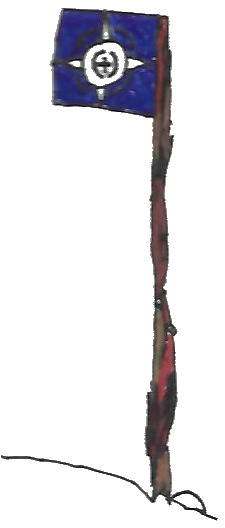
#> input picture tools/pencil-vector/subjects/flag_iso.png, 225 x 528 px, found by its file name; its folder holds 3 pictures in this run
$ python fit_strategies.py
#> lines starting #> are read from the running program, lines starting #| are printed output that depends on the picture; after the words box and inside, x2 and y2 are one past the last pixel; in counts of white or black regions, pixels touching at a corner belong together
### tools/pencil-vector/ink.py
"""Ingest and ink determination (plan §5).

The one destructive stage: it decides which pixels are ink and computes the
scale everything else is measured in. A component may be dropped here only on
imaging grounds (paper grain, speckle), never semantic ones.

Outputs: the binary ink mask, its Euclidean distance transform, and `w`, the
modal pen width. `w` is the single most important derived constant downstream.
"""
from __future__ import annotations

import itertools
from dataclasses import dataclass, field

import numpy as np
from PIL import Image
from scipy import ndimage
from scipy.cluster.vq import kmeans2
from skimage.color import hsv2rgb, rgb2hsv, rgb2lab
from skimage.filters import threshold_otsu, threshold_sauvola
from skimage.morphology import skeletonize

# Nothing here is a raw-pixel constant: every spatial threshold is a multiple of the pen
# width `w` (plan §5), so a scan vectorizes the same whatever DPI it was captured at. The
# one exception is TARGET_W itself -- the pixel scale we normalize *to*, so w is constant.
GRAIN_W2 = 0.5          # speckle floor: drop ink components smaller than this * w^2 (paper grain
                        # is ~a fraction of a pen width across, not a fixed pixel count)
SAUVOLA_W = 2.9         # Sauvola local-threshold window, in pen widths (a few w spans the local
                        # contrast the child's uneven pencil needs); realized as an odd px window
DARK_ABS = 0.4          # any pixel this dark is ink regardless of local contrast: Sauvola
                        # otherwise carves false holes out of a large uniform-dark fill
MIN_HOLE_W2 = 0.79      # keep an interior hole only if at least ~a pen width across (0.79
                        # w^2 = area of a disc of diameter w); the pen can't carve a smaller
                        # one, so it is imaging noise. Filled at ingest (so a fill isn't left
                        # notched around it) and re-checked when holes are traced.

# Dynamic resolution (§5): a scan is drawn at whatever DPI it was captured at, so the native pen
# width varies. We supersample (LANCZOS) toward a consistent effective pen width -- thin walls and
# small holes that pinch shut at the native pixel scale then resolve into their true shape. The
# factor is picked from the measured native width; every downstream tolerance is a multiple of the
# resulting `w`, so the constants themselves carry no pixel scale (they track the pen at any DPI).
TARGET_W = 13.0         # effective working pen width to supersample toward
SCALE_MAX = 3           # never blow the image up by more than this. 3x already carries the native pen
                        # past TARGET_W (upscaling + re-thresholding fattens strokes ~2x), so a 4th step
                        # only quadruples the per-op cost of a whole colour drawing for no visible gain
                        # (a thin scan measured 18.4px at 4x vs 14.5px at 3x -- same vectorization, 2x slower)

# Colour determination (§5): a scan is drawn with a few discrete pencil/pen
# colours, no gradients, and each pixel is exactly one colour (marks abut, never overlap).
# So we QUANTIZE the ink into a small canonical palette -- an achromatic "pencil-black" for
# everything under CHROMA_ABS, and chromatic clusters merged into perceptual colours (§MERGE_AB).
# Each colour is a separate entity downstream, rendered in an idealized
# (clean, saturated) version of its hue, so a red mark abutting a black line stays a distinct
# red region instead of binarizing into one thick black blob that swallows the line.
CHROMA_ABS = 0.08       # absolute RGB spread (max-min, 0..1) below this is pencil-black, not a colour. Unlike
                        # Lab chroma it doesn't collapse as a colour darkens, and unlike HSV saturation it
                        # isn't amplified into noise for near-black pixels -- so a DARK reddish stroke stays
                        # chromatic (mapped to its own colour area) while grey pencil stays black.
# k-means over-segments a shaded colour into several clusters; merge them back by PERCEPTUAL distance
# (Lab a/b) rather than hue (which is unstable for desaturated colours near the red axis -- two browns
# read as different hues). But a plain distance can't tell a shading split (one object, clusters
# INTERWOVEN -> merge) from two genuinely-different adjacent colours (a reddish patch sitting in a brown
# pole -> keep): the reddish/brown pair is as close as the shading split. Spatial interpenetration
# breaks the tie -- interwoven clusters have most of their pixels near each other; a distinct patch
# touches its host only along a seam. So the allowed merge distance widens with mutual contact.
MERGE_AB = 11.0         # base Lab a/b distance under which two clusters are the same colour outright
MERGE_GAIN = 30.0       # ...extended by this * their mutual spatial-contact fraction (0..1)
MERGE_R = 0.3           # contact = fraction of a cluster within this * pen-width of the other
COLOR_MIN_FRAC = 0.03   # drop a chromatic cluster smaller than this fraction of chromatic ink
IDEAL_S_MIN, IDEAL_S_MAX = 0.30, 0.72   # idealize by cleaning SATURATION into this band while
                                        # keeping the measured value -- a light touch, so a
                                        # muted reddish-brown stays reddish-brown, not a vivid red
BLACK = (35, 35, 35)    # canonical pencil-black


@dataclass
class Ink:
    mask: np.ndarray        # bool (H,W) ink, at the working (supersampled) scale
    dist: np.ndarray        # float (H,W) EDT of the mask
    w: float                # modal pen width (at the working scale)
    scale: int = 1          # supersample factor applied to the native scan (§5)
    labels: np.ndarray | None = None    # (H,W) colour id per ink pixel (-1 paper); None = all black
    palette: list = field(default_factory=lambda: [BLACK])   # colour id -> idealized (r,g,b)


def _pen_width(mask: np.ndarray, dist: np.ndarray) -> float:
    """`w` = mode of the medial-axis half-width, doubled (§5) -- the width the child drew MOST,
    robust to a few fat blobs or thin tails. It is the unit every downstream tolerance is a multiple
    of, so no stage carries a raw pixel constant. A parabolic fit to the peak bin recovers a sub-pixel mode."""
    radii = dist[skeletonize(mask)]
    radii = radii[radii > 0]
    if radii.size == 0:
        return 1.0
    hi = max(2.0, float(radii.max()))
    counts, edges = np.histogram(radii, bins=np.arange(0.0, hi + 0.5, 0.5))
    i = int(counts.argmax())
    peak = 0.5 * (edges[i] + edges[i + 1])
    if 0 < i < len(counts) - 1:
        c0, c1, c2 = float(counts[i - 1]), float(counts[i]), float(counts[i + 1])
        denom = c0 - 2.0 * c1 + c2
        if denom < 0.0:                                    # a genuine peak -- shift within [-¼,+¼] bin
            peak += 0.25 * (c0 - c2) / denom
    return float(2.0 * peak)


def _sauvola_window(w: float) -> int:
    """Odd Sauvola window ~SAUVOLA_W pen widths wide (never below 3px)."""
    return max(3, int(round(SAUVOLA_W * w)) | 1)


def _chroma(rgb01: np.ndarray | None) -> np.ndarray | None:
    """Per-pixel absolute RGB spread (max-min, 0..1); None for greyscale. A darkness-independent colour
    signal -- paper is achromatic (~0), pigment is not -- shared with the palette gate (§CHROMA_ABS)."""
    return None if rgb01 is None else rgb01.max(2) - rgb01.min(2)


def _binarize(gray: np.ndarray, thresh_bias: float, window: int,
              chroma: np.ndarray | None = None) -> np.ndarray:
    """Gray (0..1) -> bool ink mask. Local (Sauvola) threshold handles the uneven
    illumination of pencil on paper where global Otsu underperforms. `window` is sized to
    the pen width by the caller so the neighborhood is a fixed number of pen widths at any DPI."""
    thr = threshold_sauvola(gray, window_size=window)
    # Sauvola alone flags texture inside large blank areas, so require the pixel be
    # genuinely darker than mid-gray too (paper stays paper). But Sauvola also *misses*
    # the interior of a large uniform-dark fill (no local contrast there) -- so accept
    # any absolutely-dark pixel as ink as well, or that interior becomes a false hole.
    ink = ((gray < thr + thresh_bias) | (gray < DARK_ABS + thresh_bias)) & (gray < 0.65 + thresh_bias)
    # The absolute-dark floor only rescues a DARK fill; a mid-tone COLOURED fill (a brown flagpole,
    # gray just above DARK_ABS) is missed by both it and Sauvola, leaving a false hole in the middle
    # of clearly-drawn colour. Paper is achromatic, so any strongly chromatic pixel is ink regardless
    # of luminance. No effect on greyscale/black-only art (chroma is None / ~0 everywhere).
    if chroma is not None:
        ink = ink | (chroma >= CHROMA_ABS)
    return ink


def _otsu_w(gray: np.ndarray, thresh_bias: float) -> float:
    """A rough modal pen width via a window-FREE global (Otsu) threshold -- carries no pixel-scale
    window, so it breaks the chicken-and-egg of sizing the Sauvola window before knowing w."""
    try:
        t = float(threshold_otsu(gray))
    except Exception:
        t = 0.5
    rough = (gray < min(t, 0.65) + thresh_bias) | (gray < DARK_ABS + thresh_bias)
    if not rough.any():
        return 1.0
    return _pen_width(rough, ndimage.distance_transform_edt(rough))


def _ink_mask(gray: np.ndarray, thresh_bias: float,
              chroma: np.ndarray | None = None) -> tuple[np.ndarray, float]:
    """The Sauvola ink mask and its modal pen width, window bootstrapped from the Otsu-rough width. The
    mode -- the width the child drew MOST -- is the right characteristic width even for a two-width
    drawing (the flag's thin emblem vs its fat field): it follows the dominant stroke population, so the
    resize factor derived from it takes that population to TARGET_W rather than an in-between median."""
    mask = _binarize(gray, thresh_bias, _sauvola_window(_otsu_w(gray, thresh_bias)), chroma)
    return mask, _pen_width(mask, ndimage.distance_transform_edt(mask))


def _pick_scale(w_native: float) -> int:
    """Integer supersample factor that brings the native pen width up toward TARGET_W (up-sampling only;
    LANCZOS can't invent detail, so a high-DPI scan is left at native and normalized by the w-relative
    tolerances rather than resized down)."""
    return int(min(SCALE_MAX, max(1, round(TARGET_W / max(w_native, 1e-3)))))


def _merge_clusters(lb: np.ndarray, cxy: np.ndarray, crgb: np.ndarray,
                    shape: tuple, w: float) -> np.ndarray:
    """Single-linkage merge of the k-means clusters into perceptual colours (see MERGE_AB). Two clusters
    join when their mean Lab a/b distance is under MERGE_AB, widened by MERGE_GAIN * their mutual spatial
    contact -- a shaded colour split into interwoven clusters re-merges, a distinct patch that only seams
    its host stays its own colour. Returns lb with each pixel relabelled to its component representative."""
    ids = list(np.unique(lb))
    if len(ids) <= 1:
        return lb
    H, W = shape
    r = max(1, int(round(MERGE_R * w)))
    img = {}; dil = {}
    for c in ids:
        m_ = np.zeros((H, W), bool); sel = cxy[lb == c]; m_[sel[:, 0], sel[:, 1]] = True
        img[c], dil[c] = m_, ndimage.binary_dilation(m_, iterations=r)
    abv = {c: rgb2lab(crgb[lb == c].mean(0)[None, None, :])[0, 0, 1:] for c in ids}
    parent = {c: c for c in ids}

    def find(x):
        while parent[x] != x:
            parent[x] = parent[parent[x]]; x = parent[x]
        return x

    for a, b in itertools.combinations(ids, 2):
        contact = min((img[a] & dil[b]).sum() / max(1, img[a].sum()),
                      (img[b] & dil[a]).sum() / max(1, img[b].sum()))
        if np.linalg.norm(abv[a] - abv[b]) < MERGE_AB + MERGE_GAIN * contact:
            parent[find(a)] = find(b)
    out = lb.copy()
    for c in ids:
        out[lb == c] = find(c)
    return out


def _quantize_colors(rgb: np.ndarray, mask: np.ndarray, w: float) -> tuple[np.ndarray, list]:
    """Partition the ink into a small canonical palette (see CHROMA_ABS/MERGE_AB).

    `rgb` is 0..1 at the working scale. Returns a colour-id map (-1 = paper, 0 = pencil-black,
    1.. = chromatic) and the idealized palette. Chromatic pixels are k-means clustered in Lab
    (a,b), clusters of one perceptual colour are merged (spatially-aware, §_merge_clusters), tiny
    ones dropped; each surviving colour renders as its hue cleanly saturated. Achromatic ink (and
    pixels a colour didn't claim, e.g. filled sub-pen holes) fall to pencil-black."""
    labels = np.full(mask.shape, -1, int)
    labels[mask] = 0
    palette = [BLACK]
    ab = rgb2lab(rgb)[..., 1:]                       # cluster + merge in Lab...
    chroma = rgb.max(2) - rgb.min(2)                 # ...but gate chromatic-vs-black on the absolute RGB spread
    idx = np.argwhere(mask)
    px_ab = ab[mask]
    chro = chroma[mask] >= CHROMA_ABS
    if chro.sum() <= 0.01 * max(1, mask.sum()):
        return labels, palette                      # essentially monochrome
    cab, crgb, cxy = px_ab[chro], rgb[mask][chro], idx[chro]
    k = min(6, max(1, int(chro.sum() // 120)))
    _, lb = kmeans2(cab, k, minit="++", seed=0, missing="warn")
    lb = _merge_clusters(lb, cxy, crgb, mask.shape, w)

    def mean_hsv(c):
        return rgb2hsv(crgb[lb == c].mean(0)[None, None, :])[0, 0]

    for c in np.unique(lb):
        if (lb == c).sum() < COLOR_MIN_FRAC * len(cab):
            continue
        sel = cxy[lb == c]
        labels[sel[:, 0], sel[:, 1]] = len(palette)
        h, s, v = mean_hsv(c)                         # keep the value, clean the saturation
        rgb_id = hsv2rgb(np.array([[[h, min(IDEAL_S_MAX, max(IDEAL_S_MIN, s)), v]]]))[0, 0]
        palette.append(tuple(int(val) for val in rgb_id * 255))
    return labels, palette


def ingest(rgb: np.ndarray, thresh_bias: float = 0.0, scale: int | None = None) -> Ink:
    """RGB uint8 image -> Ink, supersampled so the pipeline runs at a consistent
    effective pen width (§5). Pass `scale` to force a factor; otherwise it is
    chosen from the native pen width (`scale=1` reproduces the native behaviour).

    `thresh_bias` nudges the ink threshold (used by the ID-stability test to
    perturb binarization a few percent and check identities still hold)."""
    color = rgb.ndim == 3
    gray = rgb.mean(2) / 255.0 if color else rgb / 255.0
    rgb01 = rgb.astype(float) / 255.0 if color else None

    if scale is None:                       # measure native w (w-relative window), then pick the factor
        scale = _pick_scale(_ink_mask(gray, thresh_bias, _chroma(rgb01))[1])
    if scale > 1:                           # LANCZOS keeps antialiased walls/holes crisp
        h, w_ = gray.shape
        gray = np.asarray(Image.fromarray((gray * 255).astype(np.uint8))
                          .resize((w_ * scale, h * scale), Image.LANCZOS), float) / 255.0
        if color:
            rgb01 = np.asarray(Image.fromarray((rgb01 * 255).astype(np.uint8))
                               .resize((w_ * scale, h * scale), Image.LANCZOS), float) / 255.0

    mask, w = _ink_mask(gray, thresh_bias, _chroma(rgb01))  # Sauvola window sized to the pen width
    dist = ndimage.distance_transform_edt(mask)

    # Speckle rejection on imaging grounds only: drop paper-grain components smaller than a fraction
    # of a pen width across (GRAIN_W2 * w^2) -- a w-relative floor, not a fixed pixel count.
    lab, n = ndimage.label(mask, structure=np.ones((3, 3)))
    if n:
        areas = ndimage.sum(np.ones_like(lab), lab, index=np.arange(1, n + 1))
        keep = np.isin(lab, 1 + np.where(areas > GRAIN_W2 * w * w)[0])
        mask = mask & keep
        dist = ndimage.distance_transform_edt(mask)
        w = _pen_width(mask, dist)

    # Fill enclosed hollows smaller than a pen width across: the pen can't carve them, so
    # they are imaging noise, not real holes. Doing it here (not only dropping them when
    # holes are traced) also reconnects the thin ink around such a hollow to the solid --
    # otherwise a fill is left with a notch where the sub-pen hole sat.
    holes = ndimage.binary_fill_holes(mask) & ~mask
    if holes.any():
        hl, hn = ndimage.label(holes, structure=np.ones((3, 3)))
        area = ndimage.sum(np.ones_like(hl), hl, index=np.arange(1, hn + 1))
        tiny = np.isin(hl, 1 + np.where(area < MIN_HOLE_W2 * w * w)[0])
        if tiny.any():
            mask = mask | tiny
            dist = ndimage.distance_transform_edt(mask)

    if color:                               # §5: quantize the ink into a canonical palette
        labels, palette = _quantize_colors(rgb01, mask, w)
    else:
        labels, palette = None, [BLACK]
    return Ink(mask=mask, dist=dist, w=w, scale=scale, labels=labels, palette=palette)

### tools/pencil-vector/fit_strategies.py
"""Pipeline Stages study page: per subject, the original SCAN next to a tab strip stepping through the
pipeline stages that each visibly change the diagram -- skeleton, grow, absorb, fit, arcs (named for
what they do, not by milestone number; see stage_graphs). Tabs are radio-driven (pure CSS) and clone
into the zoom, so they work zoomed and non-zoomed (the pencil-vector study-page pattern). Selecting a
stage in any cell syncs every cell on the page. Published as artifact bab2a5a5 ("Pencil Vector —
pipeline stages").

Each panel renders the stage as plain black on paper; the 'coverage vs scan' toggle recolours it
against the ink (ORANGE where the render is bigger than the scan, LAVENDER where smaller). Hover
identifies an element (mirrors red onto the scan); the Skeleton toggle overlays the cyan centerlines.

    python pipeline_stages.py [out.html]     # default: pipeline_stages.html next to this script"""
import base64, io, os, re, sys

HERE = os.path.dirname(os.path.abspath(__file__))
sys.path.insert(0, HERE)
import numpy as np
from PIL import Image
from scipy import ndimage
import fit
import growth
import raster
import vectorize as V
from vectorize import vectorize
from graph import build
from ink import Ink, ingest
from model import BLOB, Graph
from svgdump import dump

OUT = sys.argv[1] if len(sys.argv) > 1 else os.path.join(HERE, "fit_strategies.html")
ISO = os.path.join(HERE, "..", "scan-to-svg", "out", "%s_iso.png")

PAPER = (246, 241, 230)
LAVENDER = (181, 126, 220)
BLACK = (26, 25, 23)
ORANGE = (201, 116, 43)

SUBJECTS = [
    ("flag",    "Capture flag",  "flag field + ragged pole; the pole is a stroke misread as a fill"),
    ("cannon",  "Wheeled cannon","clean control — few fills, so little should change"),
    ("soldier", "Gunner’s SMG",  "filled gun body — the clearest rim-fray case"),
    ("mg",      "Mounted MG",    "gun + muzzle-flash; the flash is line-work, left alone"),
    ("dying",   "Hit soldier",   "torso fill by the grip; the fingers stay strokes"),
]


# [72 lines left out: functions build_pre_absorb, pre_grow, _png_b64, coverage_datauri, mark_dots, not called in this run]


_VISPATH = re.compile(r'data-(?:blob|edge)="[^"]*"[^>]*?\bd="([^"]*)"')
_PATHCMD = re.compile(r'[MLHVCSQTAZ]', re.I)


# [56 lines left out: functions count_datapoints, phase_svg, pv_cell, scan_cell, not called in this run]


ZOOM = ('<svg viewBox="0 0 24 24" width="20" height="20" fill="none" stroke="currentColor" '
        'stroke-width="2.2" stroke-linecap="round"><circle cx="10.5" cy="10.5" r="7"/>'
        '<path d="M20 20l-4.7-4.7"/></svg>')


# [5 lines left out: function tile, not called in this run]


STRATEGIES = [                                            # (fit.STRATEGY value, tab label)
    ("baseline", "baseline"),
    ("css",      "CSS"),
    ("wtmm",     "WTMM"),
    ("curvfit",  "curv-fit"),
    ("spline",   "spline"),
]


def strategy_graphs(key):
    """Per-tab graphs: 'absorb' is the traced geometry the fit STARTS from (M2, no idealization);
    the rest are the M8 fit under each strategy. Everything upstream of the fit (skeleton, grow,
    absorb) is identical across the fit tabs -- only the geometry fitting differs."""
    out = [("absorb", vectorize(ISO % key, milestone=2), False)]
    for val, label in STRATEGIES:
        fit.STRATEGY = val
        out.append((label, vectorize(ISO % key, milestone=8), True))
    fit.STRATEGY = "spline"                               # leave the module in its default state
    return out


STAGE_STRIP = "absorb · " + " · ".join(label for _, label in STRATEGIES)
rows = ""
for key, name, note in SUBJECTS:
    ink = ingest(np.asarray(Image.open(ISO % key).convert("RGB")))
#> in ingest, `color = rgb.ndim == 3`: color = True
#> in ingest, `gray = rgb.mean(2) / 255.0 if color else rgb / 255.0`:
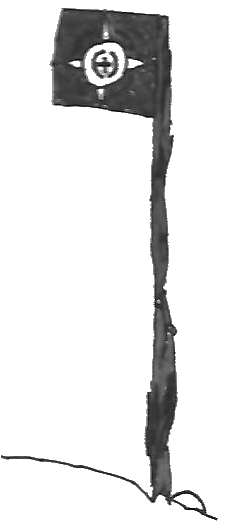
#> gray: shape (528, 225) float64; min 0, max 1, mean 0.887
#> in _chroma, `return None if rgb01 is None else rgb01.max(2) - rgb01.min(2)`:
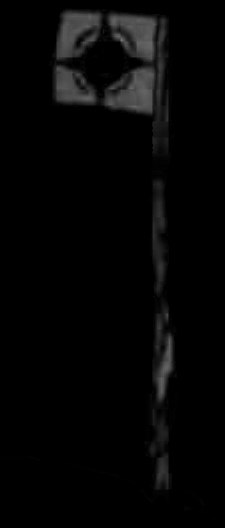
#> returned value: shape (528, 225) float64; min 0, max 0.467, mean 0.0217
#> in _otsu_w, `t = float(threshold_otsu(gray))`: t = 0.646
#> in _otsu_w, `rough = (gray < min(t, 0.65) + thresh_bias) | (gray < DARK_ABS + thres..`:
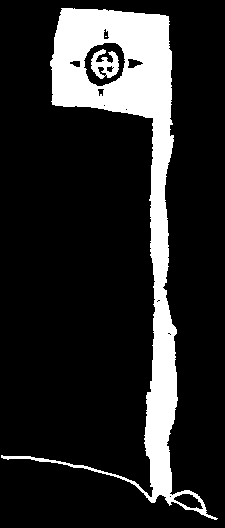
#> rough: shape (528, 225) bool; 16% white; 3 white regions (1 under 20 px), largest, box (x1, y1, x2, y2) and area: (1, 8, 218, 520) 18578, (91, 49, 119, 79) 482
#> in _pen_width, `radii = dist[skeletonize(mask)]`: radii = 1335 values, max 25.94 at index 470, min 1 at index 0, mean 7.78
#> in _pen_width, `hi = max(2.0, float(radii.max()))`: hi = 25.94
#> in _pen_width, `counts, edges = np.histogram(radii, bins=np.arange(0.0, hi + 0.5, 0.5))`: counts = 52 values, max 223 at index 4, min 0 at index 0, mean 25.67; edges = 53 values from 0 to 26
#> in _pen_width, `i = int(counts.argmax())`: i = 4
#> in _pen_width, `peak = 0.5 * (edges[i] + edges[i + 1])`: peak = 2.25
#> in _pen_width, `c0, c1, c2 = float(counts[i - 1]), float(counts[i]), float(counts[i + ..`: c0 = 0; c1 = 223; c2 = 24
#> in _pen_width, `denom = c0 - 2.0 * c1 + c2`: denom = -422
#> in _pen_width, `peak += 0.25 * (c0 - c2) / denom`: peak = 2.26
#> in _binarize, `thr = threshold_sauvola(gray, window_size=window)`:
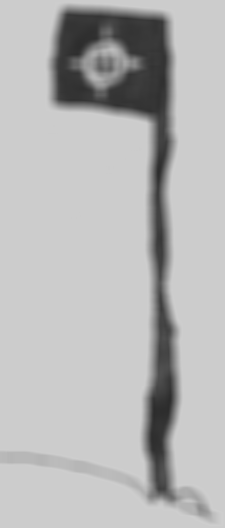
#> thr: shape (528, 225) float64; min 0.173, max 0.81, mean 0.717
#> in _binarize, `ink = ((gray < thr + thresh_bias) | (gray < DARK_ABS + thresh_bias)) &..`:
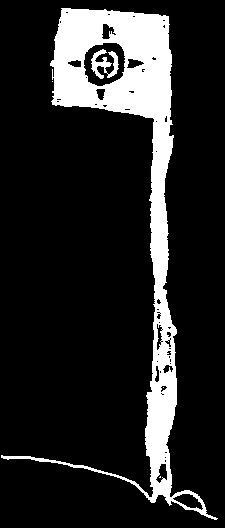
#> ink: shape (528, 225) bool; 15% white; 5 white regions (3 under 20 px), largest, box (x1, y1, x2, y2) and area: (1, 8, 218, 520) 17466, (91, 49, 119, 79) 399
#> in _binarize, `ink = ink | (chroma >= CHROMA_ABS)`:
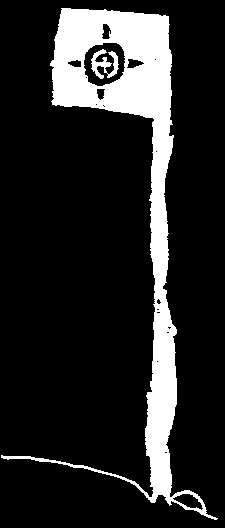
#> ink: shape (528, 225) bool; 15.5% white; 2 white regions, box (x1, y1, x2, y2) and area: (1, 8, 218, 520) 17979, (91, 49, 119, 79) 399
#> in ingest, `scale = _pick_scale(_ink_mask(gray, thresh_bias, _chroma(rgb01))[1])`: scale = 3
#> call 2 of _otsu_w, with thresh_bias = 0
#> in _otsu_w (call 2), `t = float(threshold_otsu(gray))`: t = 0.643
#> in _otsu_w (call 2), `rough = (gray < min(t, 0.65) + thresh_bias) | (gray < DARK_ABS + thres..`:
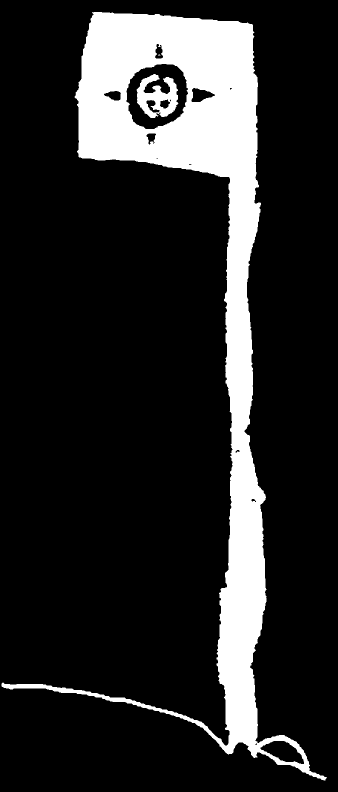
#> rough: shape (1584, 675) bool (shown at 1/2 size); 15.7% white; 3 white regions (1 under 20 px), largest, box (x1, y1, x2, y2) and area: (3, 24, 654, 1561) 164281, (273, 148, 357, 236) 4098
#> (the rest of the program and of its run is left out)
